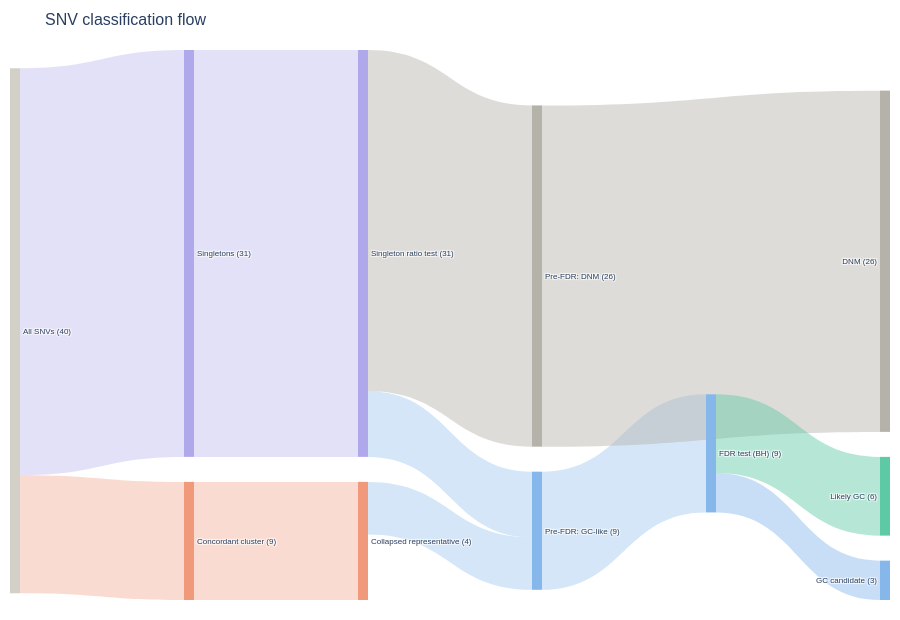

The notebook cell saved with this chart:
### Code cell
import plotly.graph_objects as go
import pandas as pd
import numpy as np

def _rgba(hex_color, alpha):
    h = hex_color.lstrip("#")
    r, g, b = int(h[0:2], 16), int(h[2:4], 16), int(h[4:6], 16)
    return f"rgba({r},{g},{b},{alpha})"


def _norm_str_series(df, col):
    """Return a normalized string series; missing columns become empty strings."""
    if col not in df.columns:
        return pd.Series("", index=df.index, dtype="object")
    s = df[col]
    return (
        s.fillna("")
         .astype(str)
         .str.strip()
         .replace({"nan": "", "None": "", "<NA>": ""})
    )


def build_sankey_counts(merged, merged_dedup, strict=True):
    """
    Trace rows through the pipeline and return consistent counts for the Sankey.

    Key rule:
      - Final FDR split uses `final_class`, not `gc_fdr_significant`,
        so final node labels and link widths match.

    Parameters
    ----------
    merged : pd.DataFrame
        Pre-dedup table used for entry-lane counts.
    merged_dedup : pd.DataFrame
        Final per-event table after dedup / collapse / classification.
    strict : bool
        If True, raise an error when flow balances do not add up.
        If False, keep going and report counts anyway.

    Returns
    -------
    dict
        Count dictionary used to build the Sankey.
    """
    m = merged.copy()
    d = merged_dedup.copy()

    req_m = ["cluster_size", "putative_class", "snv_cluster_id"]
    req_d = ["cluster_size", "putative_class", "final_class"]

    missing_m = [c for c in req_m if c not in m.columns]
    missing_d = [c for c in req_d if c not in d.columns]

    if missing_m:
        raise KeyError(f"`merged` is missing required columns: {missing_m}")
    if missing_d:
        raise KeyError(f"`merged_dedup` is missing required columns: {missing_d}")


    m_put = _norm_str_series(m, "putative_class")
    d_put = _norm_str_series(d, "putative_class")
    d_orig = _norm_str_series(d, "original_putative_class")
    d_final = _norm_str_series(d, "final_class")

    m_cluster_size = pd.to_numeric(m["cluster_size"], errors="coerce")
    d_cluster_size = pd.to_numeric(d["cluster_size"], errors="coerce")

    singletons_mask = m_cluster_size.eq(1)

    conc_snvs_mask = (
        m_cluster_size.gt(1) &
        m_put.eq("GC_candidate_cluster")
    )
    part_snvs_mask = (
        m_cluster_size.gt(1) &
        m_put.eq("GC_candidate_cluster_partial")
    )
    nodon_snvs_mask = (
        m_cluster_size.gt(1) &
        m_put.eq("GC_candidate_cluster_no_donor")
    )

    n_singletons = int(singletons_mask.sum())
    n_conc_snvs = int(conc_snvs_mask.sum())
    n_part_snvs = int(part_snvs_mask.sum())
    n_nodon_snvs = int(nodon_snvs_mask.sum())

    n_conc_clusters = int(
        m.loc[conc_snvs_mask, "snv_cluster_id"].dropna().nunique()
    )


    singleton_mask = (
        d_cluster_size.eq(1) &
        d_orig.eq("")
    )
    singleton_to_gc_like = int((singleton_mask & d_put.ne("DNM")).sum())
    singleton_to_dnm = int((singleton_mask & d_put.eq("DNM")).sum())

    partial_mask = d_orig.eq("GC_candidate_cluster_partial")
    partial_to_gc_like = int((partial_mask & d_put.ne("DNM")).sum())
    partial_to_dnm = int((partial_mask & d_put.eq("DNM")).sum())

    nodon_mask = (
        d_cluster_size.gt(1) &
        d_orig.eq("") &
        d_put.ne("DNM") &
        d_put.ne("GC_candidate_cluster")
    )
    nodon_to_gc_like = int(nodon_mask.sum())

    pre_fdr_gc = int(d_put.ne("DNM").sum())
    pre_fdr_dnm = int(d_put.eq("DNM").sum())

    incoming_pre_fdr_gc = (
        singleton_to_gc_like +
        n_conc_clusters +
        partial_to_gc_like +
        nodon_to_gc_like
    )
    incoming_pre_fdr_dnm = (
        singleton_to_dnm +
        partial_to_dnm
    )

    gc_like_mask = d_put.ne("DNM")

    fdr_to_likely_gc = int((gc_like_mask & d_final.eq("Likely_GC")).sum())
    fdr_to_gc_candidate = int((gc_like_mask & d_final.eq("GC_candidate")).sum())
    fdr_to_dnm = int((gc_like_mask & d_final.eq("DNM")).sum())

    n_likely_gc = int(d_final.eq("Likely_GC").sum())
    n_gc_candidate = int(d_final.eq("GC_candidate").sum())
    n_dnm = int(d_final.eq("DNM").sum())

    problems = []

    if incoming_pre_fdr_gc != pre_fdr_gc:
        problems.append(
            f"Pre-FDR GC-like imbalance: incoming={incoming_pre_fdr_gc}, node={pre_fdr_gc}"
        )

    if incoming_pre_fdr_dnm != pre_fdr_dnm:
        problems.append(
            f"Pre-FDR DNM imbalance: incoming={incoming_pre_fdr_dnm}, node={pre_fdr_dnm}"
        )

    if (fdr_to_likely_gc + fdr_to_gc_candidate + fdr_to_dnm) != pre_fdr_gc:
        problems.append(
            "FDR split imbalance: "
            f"outgoing={fdr_to_likely_gc + fdr_to_gc_candidate + fdr_to_dnm}, "
            f"node={pre_fdr_gc}"
        )

    if (pre_fdr_dnm + fdr_to_dnm) != n_dnm:
        problems.append(
            "Final DNM imbalance: "
            f"pre_FDR_DNM + FDR_to_DNM = {pre_fdr_dnm + fdr_to_dnm}, final DNM node={n_dnm}"
        )

    if strict and problems:
        raise ValueError("Sankey count mismatch:\n- " + "\n- ".join(problems))

    return {
        "singletons": n_singletons,
        "conc_snvs": n_conc_snvs,
        "conc_clusters": n_conc_clusters,
        "part_snvs": n_part_snvs,
        "nodon_snvs": n_nodon_snvs,

        "singleton_to_gc_like": singleton_to_gc_like,
        "singleton_to_dnm": singleton_to_dnm,
        "partial_to_gc_like": partial_to_gc_like,
        "partial_to_dnm": partial_to_dnm,
        "nodon_to_gc_like": nodon_to_gc_like,

        "pre_fdr_gc": pre_fdr_gc,
        "pre_fdr_dnm": pre_fdr_dnm,

        "fdr_to_likely_gc": fdr_to_likely_gc,
        "fdr_to_gc_candidate": fdr_to_gc_candidate,
        "fdr_to_dnm": fdr_to_dnm,

        "n_likely_gc": n_likely_gc,
        "n_gc_candidate": n_gc_candidate,
        "n_dnm": n_dnm,

        "problems": problems,
    }


def _lookup_count(name, c):
    """Map each node name to the count shown in its label."""
    table = {
        "All SNVs": (
            c["singletons"] +
            c["conc_snvs"] +
            c["part_snvs"] +
            c["nodon_snvs"]
        ),
        "Singletons": c["singletons"],
        "Concordant cluster": c["conc_snvs"],
        "Partial cluster": c["part_snvs"],
        "No-donor cluster": c["nodon_snvs"],
        "Singleton ratio test": c["singletons"],
        "Collapsed representative": c["conc_clusters"],
        "Partial reclassify": c["part_snvs"],
        "Pre-FDR: GC-like": c["pre_fdr_gc"],
        "Pre-FDR: DNM": c["pre_fdr_dnm"],
        "FDR test (BH)": c["pre_fdr_gc"],
        "Likely GC": c["n_likely_gc"],
        "GC candidate": c["n_gc_candidate"],
        "DNM": c["n_dnm"],
    }
    return table.get(name, 0)


def make_sankey(merged, merged_dedup, title="SNV classification flow", strict=True):
    """
    Build the Sankey diagram.

    Parameters
    ----------
    merged : pd.DataFrame
    merged_dedup : pd.DataFrame
    title : str
    strict : bool
        If True, raise if flows do not balance.
        If False, continue even if the counts are imperfect.
    """
    c = build_sankey_counts(merged, merged_dedup, strict=strict)


    SINGLETON = "#AFA9EC"  
    CLUSTER   = "#F0997B" 
    GC_LIKE   = "#85B7EB"  
    LIKELY_GC = "#5DCAA5"   
    DNM_COLOR = "#B4B2A9"  
    NEUTRAL   = "#D3D1C7"  

    nodes = [
        ("All SNVs",                  NEUTRAL),   
        ("Singletons",                SINGLETON), 
        ("Concordant cluster",        CLUSTER),   
        ("Partial cluster",           CLUSTER),    
        ("No-donor cluster",          CLUSTER),   
        ("Singleton ratio test",      SINGLETON),  
        ("Collapsed representative",  CLUSTER),   
        ("Partial reclassify",        CLUSTER),   
        ("Pre-FDR: GC-like",          GC_LIKE),    
        ("Pre-FDR: DNM",              DNM_COLOR),  
        ("FDR test (BH)",             GC_LIKE),    
        ("Likely GC",                 LIKELY_GC),  
        ("GC candidate",              GC_LIKE),    
        ("DNM",                       DNM_COLOR), 
    ]

    labels = [f"{name} ({_lookup_count(name, c)})" for name, _ in nodes]
    colors = [color for _, color in nodes]

    link_color_by_target = {
        1: _rgba(SINGLETON, 0.35),
        2: _rgba(CLUSTER, 0.35),
        3: _rgba(CLUSTER, 0.35),
        4: _rgba(CLUSTER, 0.35),
        5: _rgba(SINGLETON, 0.35),
        6: _rgba(CLUSTER, 0.35),
        7: _rgba(CLUSTER, 0.35),
        8: _rgba(GC_LIKE, 0.35),
        9: _rgba(DNM_COLOR, 0.45),
        10: _rgba(GC_LIKE, 0.35),
        11: _rgba(LIKELY_GC, 0.45),
        12: _rgba(GC_LIKE, 0.45),
        13: _rgba(DNM_COLOR, 0.45),
    }


    raw_links = [
        (0, 1, c["singletons"]),
        (0, 2, c["conc_snvs"]),
        (0, 3, c["part_snvs"]),
        (0, 4, c["nodon_snvs"]),
        (1, 5, c["singletons"]),
        (2, 6, c["conc_snvs"]),    
        (3, 7, c["part_snvs"]),
        (5, 8, c["singleton_to_gc_like"]),
        (5, 9, c["singleton_to_dnm"]),
        (6, 8, c["conc_clusters"]),
        (7, 8, c["partial_to_gc_like"]),
        (7, 9, c["partial_to_dnm"]),
        (4, 8, c["nodon_to_gc_like"]),
        (8, 10, c["pre_fdr_gc"]),
        (9, 13, c["pre_fdr_dnm"]),
        (10, 11, c["fdr_to_likely_gc"]),
        (10, 12, c["fdr_to_gc_candidate"]),
        (10, 13, c["fdr_to_dnm"]),
    ]

    links = [(s, t, v) for (s, t, v) in raw_links if v > 0]

    sources = [s for s, _, _ in links]
    targets = [t for _, t, _ in links]
    values = [v for _, _, v in links]
    lcolors = [link_color_by_target[t] for _, t, _ in links]

    fig = go.Figure(go.Sankey(
        arrangement="perpendicular",
        node=dict(
            pad=25,
            thickness=10,
            line=dict(color="rgba(0,0,0,0)", width=0),
            label=labels,
            color=colors,
            hovertemplate="%{label}<extra></extra>",
        ),
        link=dict(
            source=sources,
            target=targets,
            value=values,
            color=lcolors,
            hovertemplate="%{source.label} → %{target.label}<br>count: %{value}<extra></extra>",
        ),
    ))

    fig.update_layout(
        title=dict(text=title, font=dict(size=16)),
        font=dict(family="Helvetica, Arial, sans-serif", size=8),
        height=620,
        margin=dict(l=10, r=10, t=50, b=20),
    )

    return fig, c


fig, counts = make_sankey(
    merged,
    merged_dedup,
    title="SNV classification flow",
    strict=True,
)

fig.show()

print(pd.Series(counts))
fig.write_image(
    "/DNM_sankey.pdf",
    width=800,
    height=420,
)

### Figure 1 — Plotly figure (JSON) as saved in the notebook; plotly's stock layout.template omitted (floating-point values rounded to 4 significant figures)
{"data": [{"arrangement": "perpendicular", "link": {"color": ["rgba(175,169,236,0.35)", "rgba(240,153,123,0.35)", "rgba(175,169,236,0.35)", "rgba(240,153,123,0.35)", "rgba(133,183,235,0.35)", "rgba(180,178,169,0.45)", "rgba(133,183,235,0.35)", "rgba(133,183,235,0.35)", "rgba(180,178,169,0.45)", "rgba(93,202,165,0.45)", "rgba(133,183,235,0.45)"], "hovertemplate": "%{source.label} → %{target.label}<br>count: %{value}<extra></extra>", "source": [0, 0, 1, 2, 5, 5, 6, 8, 9, 10, 10], "target": [1, 2, 5, 6, 8, 9, 8, 10, 13, 11, 12], "value": [31, 9, 31, 9, 5, 26, 4, 9, 26, 6, 3]}, "node": {"color": ["#D3D1C7", "#AFA9EC", "#F0997B", "#F0997B", "#F0997B", "#AFA9EC", "#F0997B", "#F0997B", "#85B7EB", "#B4B2A9", "#85B7EB", "#5DCAA5", "#85B7EB", "#B4B2A9"], "hovertemplate": "%{label}<extra></extra>", "label": ["All SNVs (40)", "Singletons (31)", "Concordant cluster (9)", "Partial cluster (0)", "No-donor cluster (0)", "Singleton ratio test (31)", "Collapsed representative (4)", "Partial reclassify (0)", "Pre-FDR: GC-like (9)", "Pre-FDR: DNM (26)", "FDR test (BH) (9)", "Likely GC (6)", "GC candidate (3)", "DNM (26)"], "line": {"color": "rgba(0,0,0,0)", "width": 0}, "pad": 25, "thickness": 10}, "type": "sankey"}], "layout": {"font": {"family": "Helvetica, Arial, sans-serif", "size": 8}, "height": 620, "margin": {"b": 20, "l": 10, "r": 10, "t": 50}, "title": {"font": {"size": 16}, "text": "SNV classification flow"}}}
